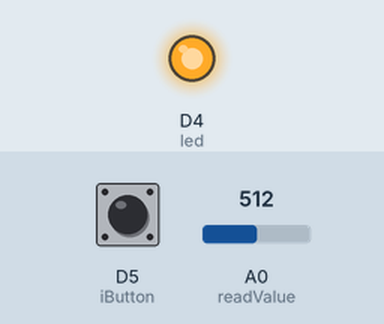
A program run on a simulated ESP8266 (Wemos D1 mini). On the bench: output pins drawn as LEDs (lit = HIGH). Inputs (shaded band) come from the test bench; at power-on: A0 (readValue) = 512, D5 (iButton) HIGH.

Above: at 1.2 s.
1.3 s: A0 (readValue) set to 0
At 1.7 s:
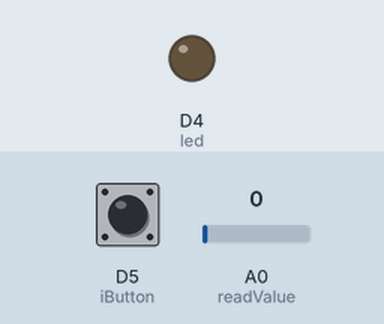
2.8 s: A0 (readValue) set to 122
At 4.0 s:
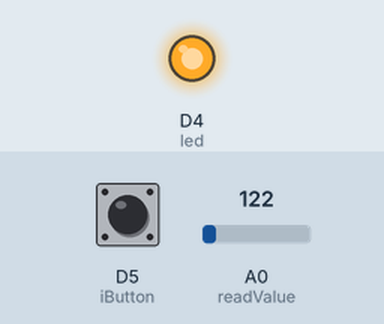
Timing chart, 0 to 5.8 s (numbered marks = the images above; inputs shaded):
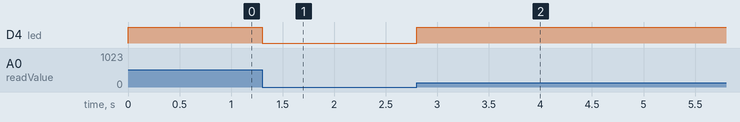

The program:

main.cpp
```cpp
// Luca Quacquarelli
// 000838997
// 2022-09-26
// Mohawk College - COMP-10184
// Statement of authorship: I Luca Quacqarelli, 000838997 certify that this material is my original work.
//No other person's work has been used without due acknowledgement.

#include <Arduino.h>


const int led = D4;// We will use the internal LED
const int iButton = D5;// this pin is our push button
const int readValue = A0;// this pin is our potentiometer

// A variable to store the last state of the button
int lastButtonState = HIGH;
bool LEDOn = true; // on or off switch


void setup() {
  // configure the USB serial monitor
  Serial.begin(115200);

  pinMode(led, OUTPUT); // Set the LED Pin as an output
  pinMode(iButton, INPUT_PULLUP); // Set the Tilt Switch as an input

  analogWriteRange(1023); //set default PWM range
}// end setup()


void loop() {

  int buttonState = digitalRead(iButton);  // Take a reading

  // ... and write it to the LED output
  int potentiometerValue = analogRead(readValue);

  // checking the current and last state of the button
  if (buttonState == LOW && lastButtonState == HIGH) { // button has been released

    // Checking if the led is on or off
    if(LEDOn) {
        LEDOn = false; //Off
    }
    else {
      LEDOn = true; // On
    }

    delay(1);
  }
  // The last state of the button now equals the current state of the button
  lastButtonState = buttonState;

  // Depending on if the lead is on or off
  if (LEDOn) {
    // Turn the led back to the potentiometer value
    digitalWrite(led, potentiometerValue);
  }
  else {
    // Turn the LED completely off
    digitalWrite(led, HIGH);
  }
  delay(1);
}// end loop()
```

Measured:
- after the input at 1.3 s, D4 (led): HIGH → LOW at once
- after the input at 2.8 s, D4 (led): LOW → HIGH at once
